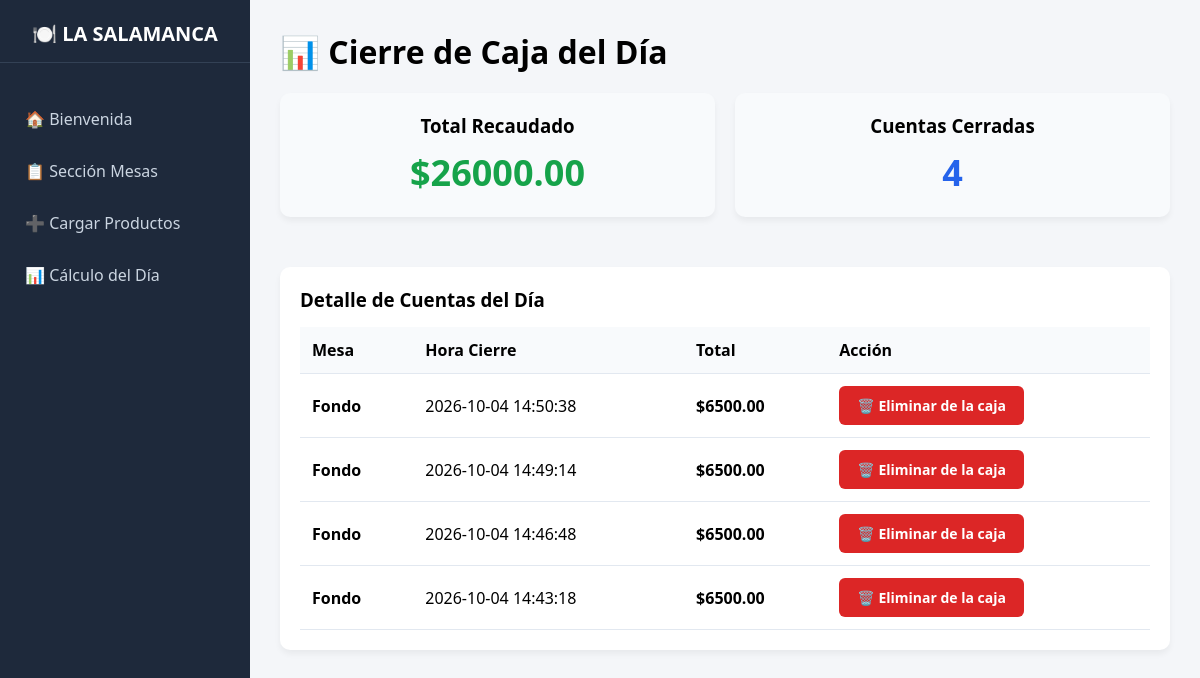
The app's page /cierre with its own data.
### tables this page shows
CREATE TABLE ventas (
            id INTEGER PRIMARY KEY AUTOINCREMENT,
            mesa_id INTEGER NOT NULL,
            fecha_apertura TIMESTAMP DEFAULT CURRENT_TIMESTAMP,
            fecha_cierre TIMESTAMP,
            total REAL DEFAULT 0,
            estado TEXT DEFAULT 'Abierta',
            FOREIGN KEY (mesa_id) REFERENCES mesas (id)
        );

CREATE TABLE mesas (
            id INTEGER PRIMARY KEY AUTOINCREMENT,
            nombre TEXT NOT NULL,
            estado TEXT DEFAULT 'Libre'
        );

### app.py (the view)
@app.route('/cierre')
def cierre_dia():
    conn = get_db()
    resultado = conn.execute('SELECT SUM(total) as total_dia, COUNT(*) as cantidad_cuentas FROM ventas WHERE estado = "Cerrada"').fetchone()
    cuentas_cerradas = conn.execute('''
        SELECT v.*, m.nombre as mesa_nombre
        FROM ventas v JOIN mesas m ON v.mesa_id = m.id
        WHERE v.estado = "Cerrada"
        ORDER BY v.fecha_cierre DESC
    ''').fetchall()
    conn.close()
    total_dia = resultado['total_dia'] if resultado['total_dia'] else 0.0
    cantidad = resultado['cantidad_cuentas'] if resultado['cantidad_cuentas'] else 0
    return render_template('cierre.html', total_dia=total_dia, cantidad=cantidad, cuentas=cuentas_cerradas)

### app.py (called while the page is built)
def get_db():
    BASE_DIR = os.path.dirname(os.path.abspath(__file__))
    db_path = os.path.join(BASE_DIR, 'restaurante.db')
    conn = sqlite3.connect(db_path)
    conn.row_factory = sqlite3.Row
    return conn

### templates/cierre.html
{% extends 'base.html' %}
{% block content %}
<h1>📊 Cierre de Caja del Día</h1>
<div style="display: flex; gap: 20px; margin-top: 20px;">
    <div class="card" style="flex: 1; text-align: center; background-color: #f8fafc;">
        <h3>Total Recaudado</h3>
        <p style="font-size: 36px; font-weight: bold; color: #16a34a; margin-top: 10px;">
            ${{ "%.2f"|format(total_dia) }}
        </p>
    </div>
    <div class="card" style="flex: 1; text-align: center; background-color: #f8fafc;">
        <h3>Cuentas Cerradas</h3>
        <p style="font-size: 36px; font-weight: bold; color: #2563eb; margin-top: 10px;">
            {{ cantidad }}
        </p>
    </div>
</div>
<div class="card" style="margin-top: 30px;">
    <h3>Detalle de Cuentas del Día</h3>
    <table>
        <thead>
            <tr>
                <th>Mesa</th>
                <th>Hora Cierre</th>
                <th>Total</th>
                <th>Acción</th>
            </tr>
        </thead>
        <tbody>
            {% for cuenta in cuentas %}
            <tr>
                <td><b>{{ cuenta['mesa_nombre'] }}</b></td>
                <td>{{ cuenta['fecha_cierre'] }}</td>
                <td><b>${{ "%.2f"|format(cuenta['total']) }}</b></td>
                <td>
                    <a href="/venta/eliminar/{{ cuenta['id'] }}" class="btn btn-danger" onclick="return confirm('¿Eliminar esta cuenta para reajustar el total?');">
                        🗑️ Eliminar de la caja
                    </a>
                </td>
            </tr>
            {% else %}
            <tr><td colspan="4">No hay ventas registradas para la caja.</td></tr>
            {% endfor %}
        </tbody>
    </table>
</div>
{% endblock %}

### templates/base.html (style rules this page uses)
* { box-sizing: border-box; margin: 0; padding: 0; font-family: 'Segoe UI', Arial, sans-serif; }
body { display: flex; height: 100vh; background-color: #f4f6f9; }
.card { background: white; padding: 20px; border-radius: 10px; box-shadow: 0 4px 6px rgba(0,0,0,0.05); margin-bottom: 20px; }
.btn { padding: 10px 18px; border: none; border-radius: 6px; cursor: pointer; text-decoration: none; font-size: 14px; font-weight: bold; display: inline-block; }
.btn-danger { background-color: #dc2626; color: white; }
table { width: 100%; border-collapse: collapse; margin-top: 15px; }
th, td { padding: 12px; border-bottom: 1px solid #e2e8f0; text-align: left; }
th { background-color: #f8fafc; }

### records on screen
ventas: mesa_nombre "Fondo", fecha_cierre "2026-10-04 14:50:38", total "6500.00"
ventas: mesa_nombre "Fondo", fecha_cierre "2026-10-04 14:49:14", total "6500.00"
ventas: mesa_nombre "Fondo", fecha_cierre "2026-10-04 14:46:48", total "6500.00"
ventas: mesa_nombre "Fondo", fecha_cierre "2026-10-04 14:43:18", total "6500.00"

### other values on screen
{{ "%.2f"|format(total_dia) }} "26000.00"
{{ cantidad }} "4"
